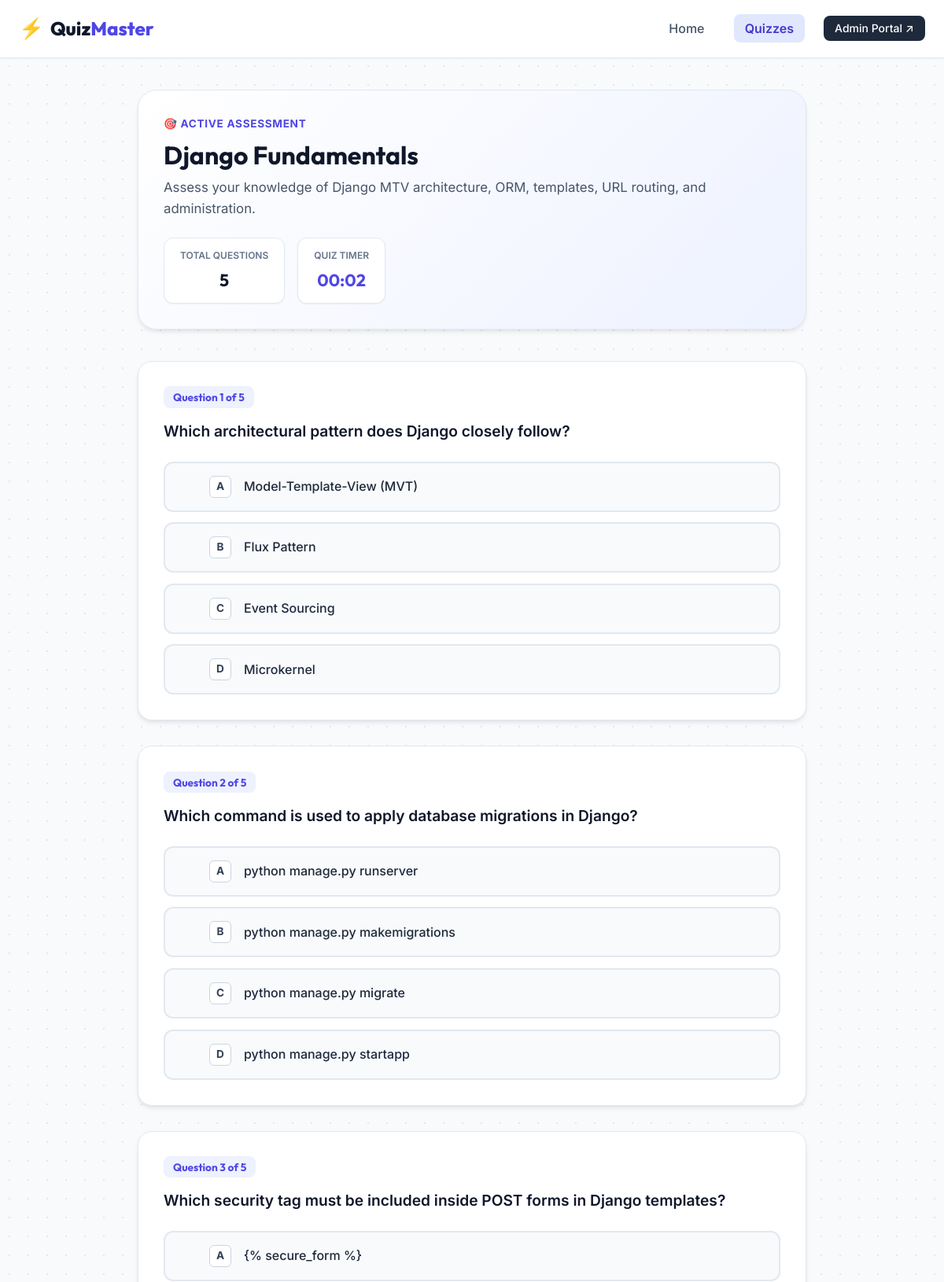
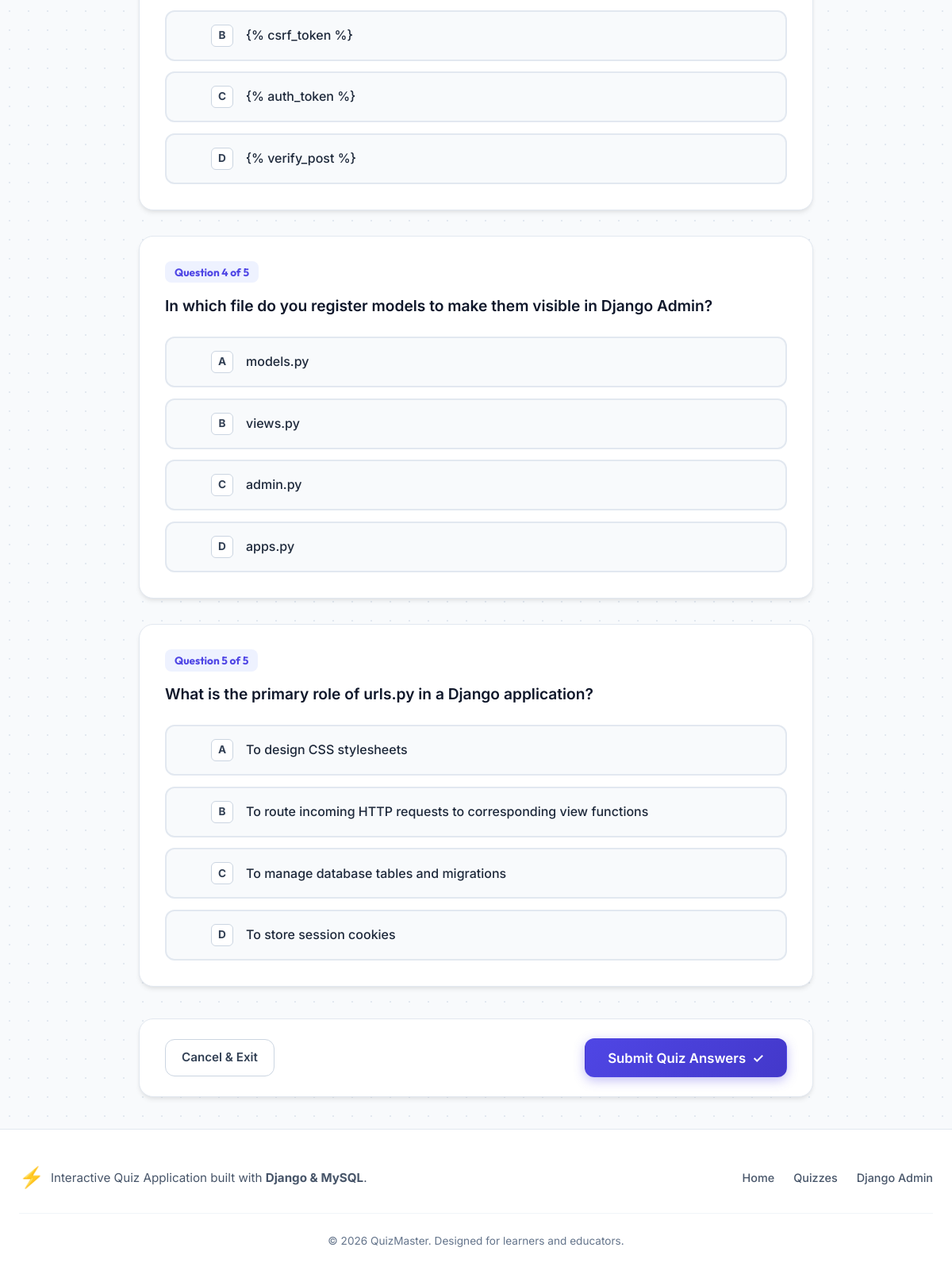
Screenshot of /quiz/2/ with the database file from the repository (2 pictures, top to bottom).
### quiz/models.py (models this page shows, shortened)
class Quiz(models.Model):
    title = models.CharField(
        max_length=200,
        help_text="Title of the quiz (e.g. Python Basics, Django Fundamentals)"
    )
    description = models.TextField(
        help_text="Brief description explaining what this quiz covers"
    )
    created_at = models.DateTimeField(
        auto_now_add=True,
        help_text="Timestamp when the quiz was created"
    )
    is_active = models.BooleanField(
        default=True,
        help_text="Whether this quiz is published and accessible to students"
    )
    class Meta:
        verbose_name = "Quiz"
        verbose_name_plural = "Quizzes"
        ordering = ['-created_at']

class Question(models.Model):
    ANSWER_CHOICES = [
        ('option1', 'Option 1'),
        ('option2', 'Option 2'),
        ('option3', 'Option 3'),
        ('option4', 'Option 4'),
    ]
    quiz = models.ForeignKey(
        Quiz,
        on_delete=models.CASCADE,
        related_name='questions',
        help_text="The quiz this question belongs to"
    )
    question_text = models.TextField(
        help_text="The question prompt or problem statement"
    )
    option1 = models.CharField(
        max_length=255,
        help_text="First multiple choice option"
    )
    option2 = models.CharField(
        max_length=255,
        help_text="Second multiple choice option"
    )
    option3 = models.CharField(
        max_length=255,
        help_text="Third multiple choice option"
    )
    option4 = models.CharField(
        max_length=255,
        help_text="Fourth multiple choice option"
    )
    correct_answer = models.CharField(
        max_length=10,
        choices=ANSWER_CHOICES,
        help_text="Select which option is the correct answer"
    )
    class Meta:
        verbose_name = "Question"
        verbose_name_plural = "Questions"

### quiz/views.py (the view)
# urls.py: path('quiz/<int:quiz_id>/', views.quiz_detail, name='quiz_detail'),
def quiz_detail(request, quiz_id):
    quiz = get_object_or_404(Quiz, id=quiz_id, is_active=True)
    questions = quiz.questions.all()
    has_questions = questions.exists()
    context = {
        'quiz': quiz,                   # Quiz object details (Title, Description)
        'questions': questions,         # Is quiz ke saare questions ki list
        'has_questions': has_questions, # Boolean flag (True/False)
    }
    return render(request, 'quiz_detail.html', context)

### templates/quiz_detail.html (shortened to what this page needs)
{% extends 'base.html' %}
{% block content %}
<div class="quiz-detail-wrapper">
    <div class="quiz-detail-header">
        <div class="quiz-info">
            <span class="quiz-category-tag">🎯 Active Assessment</span>
            <h1 class="quiz-main-title">{{ quiz.title }}</h1>
            <p class="quiz-main-description">{{ quiz.description }}</p>
        </div>
        <div class="quiz-meta-box">
            <div class="meta-item">
                <span class="meta-label">Total Questions</span>
                <span class="meta-value">{{ questions|length }}</span>
            </div>
            <div class="meta-item timer-box" id="timerContainer">
                <span class="meta-label">Quiz Timer</span>
                <span class="meta-value" id="quizTimer">00:00</span>
            </div>
        </div>
    </div>
    {% if has_questions %}
    <form id="quizForm" method="POST" action="{% url 'submit_quiz' quiz.id %}" class="quiz-form">
        <div class="questions-list">
            {% for question in questions %}
            <div class="question-card" id="card_question_{{ question.id }}" data-question-id="{{ question.id }}">
                <div class="question-header">
                    <span class="question-number">Question {{ forloop.counter }} of {{ questions|length }}</span>
                </div>
                <div class="question-body">
                    <p class="question-text">{{ question.question_text }}</p>
                </div>
                <div class="options-group">
                    <label class="option-label" for="q{{ question.id }}_opt1">
                        <span class="custom-radio"></span>
                        <span class="option-badge">A</span>
                        <span class="option-text">{{ question.option1 }}</span>
                    </label>
                    <label class="option-label" for="q{{ question.id }}_opt2">
                        <span class="custom-radio"></span>
                        <span class="option-badge">B</span>
                        <span class="option-text">{{ question.option2 }}</span>
                    </label>
                    <label class="option-label" for="q{{ question.id }}_opt3">
                        <span class="custom-radio"></span>
                        <span class="option-badge">C</span>
                        <span class="option-text">{{ question.option3 }}</span>
                    </label>
                    <label class="option-label" for="q{{ question.id }}_opt4">
                        <span class="custom-radio"></span>
                        <span class="option-badge">D</span>
                        <span class="option-text">{{ question.option4 }}</span>
                    </label>
                </div>
            </div>
            {% endfor %}
        </div>
        <div class="form-action-bar">
            <a href="{% url 'quiz_list' %}" class="btn btn-outline" onclick="return confirm('Are you sure you want to leave this quiz? Your answers will not be saved.');">
                Cancel &amp; Exit
            </a>
            <button type="submit" id="submitBtn" class="btn btn-primary btn-lg">
                <span>Submit Quiz Answers</span>
                <span class="btn-icon">✓</span>
            </button>
        </div>
    </form>
    {% endif %}
</div>
{% endblock %}

### templates/base.html (shortened to what this page needs)
{% load static %}
<!DOCTYPE html>
<html lang="en">
<head>
    <link rel="stylesheet" href="{% static 'css/style.css' %}">
</head>
<body>
    <header class="site-header">
        <div class="nav-container">
            <a href="{% url 'home' %}" class="brand-logo">
                <span class="logo-icon">⚡</span>
                <span class="logo-text">Quiz<span class="highlight">Master</span></span>
            </a>
            <nav class="main-nav">
                <ul class="nav-links">
                    <li><a href="{% url 'home' %}" class="nav-link {% if request.resolver_match.url_name == 'home' %}active{% endif %}">Home</a></li>
                    <li><a href="{% url 'quiz_list' %}" class="nav-link {% if request.resolver_match.url_name == 'quiz_list' or request.resolver_match.url_name == 'quiz_detail' %}active{% endif %}">Quizzes</a></li>
                    <li><a href="/admin/" target="_blank" class="nav-link admin-link" title="Open Teacher / Admin Dashboard">Admin Portal ↗</a></li>
                </ul>
            </nav>
        </div>
    </header>
    <main class="main-content">
        {% block content %}{% endblock %}
    </main>
    <footer class="site-footer">
        <div class="footer-container">
            <div class="footer-brand">
                <span class="logo-icon">⚡</span>
                <p>Interactive Quiz Application built with <strong>Django &amp; MySQL</strong>.</p>
            </div>
            <div class="footer-links">
                <a href="{% url 'home' %}">Home</a>
                <a href="{% url 'quiz_list' %}">Quizzes</a>
                <a href="/admin/">Django Admin</a>
            </div>
            <div class="footer-copyright">
                <p>&copy; 2026 QuizMaster. Designed for learners and educators.</p>
            </div>
        </div>
    </footer>
</body>
</html>

### rows the page displays
Quiz: title "Django Fundamentals", description "Assess your knowledge of Django MTV architecture, ORM, templates, URL routing, and administration."
Question: questions "5", question_text "Which architectural pattern does Django closely follow?", option1 "Model-Template-View (MVT)", option2 "Flux Pattern", option3 "Event Sourcing", option4 "Microkernel"
Question: questions "5", question_text "Which command is used to apply database migrations in Django?", option1 "python manage.py runserver", option2 "python manage.py makemigrations", option3 "python manage.py migrate", option4 "python manage.py startapp"
Question: questions "5", question_text "Which security tag must be included inside POST forms in Django templates?", option1 "{% secure_form %}", option2 "{% csrf_token %}", option3 "{% auth_token %}", option4 "{% verify_post %}"
Question: questions "5", question_text "In which file do you register models to make them visible in Django Admin?", option1 "models.py", option2 "views.py", option3 "admin.py", option4 "apps.py"
Question: questions "5", question_text "What is the primary role of urls.py in a Django application?", option1 "To design CSS stylesheets", option2 "To route incoming HTTP requests to corresponding view functions", option3 "To manage database tables and migrations", option4 "To store session cookies"

### other values shown
{{ questions|length }} "5"
